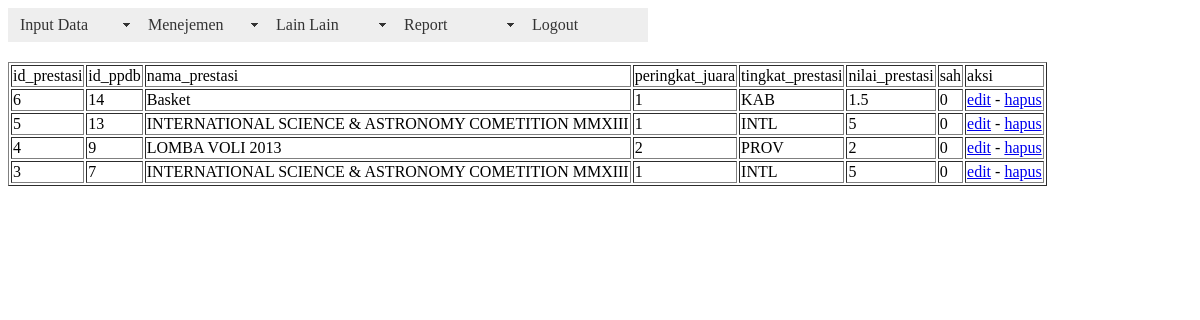
Page /panel/tampil_prestasi.php (signed in) on the committed database.
### tables this page shows
CREATE TABLE IF NOT EXISTS `ppdb_prestasi` (
  `id_prestasi` int(10) NOT NULL AUTO_INCREMENT,
  `id_ppdb` int(10) NOT NULL,
  `nama_prestasi` varchar(200) NOT NULL,
  `peringkat_juara` int(5) NOT NULL,
  `tingkat_prestasi` varchar(200) NOT NULL,
  `nilai_prestasi` double NOT NULL,
  `sah` tinyint(1) NOT NULL DEFAULT '0',
  PRIMARY KEY (`id_prestasi`)
);

### panel/tampil_prestasi.php (the view, shortened to what this page needs)
<?php require_once('../Connections/connect.php'); ?>
<?php require_once('../inc/header.php'); ?>
<?php
$query_ppdb_prestasi = "SELECT * FROM ppdb_prestasi ORDER BY id_prestasi DESC";
$ppdb_prestasi = mysql_query($query_ppdb_prestasi, $connect) or die(mysql_error());
$row_ppdb_prestasi = mysql_fetch_assoc($ppdb_prestasi);
?>
<!DOCTYPE html PUBLIC "-//W3C//DTD XHTML 1.0 Transitional//EN" "http://www.w3.org/TR/xhtml1/DTD/xhtml1-transitional.dtd">
<html xmlns="http://www.w3.org/1999/xhtml">
<head>
</head>
<body>
<table border="1">
  <tr>
    <td>id_prestasi</td>
    <td>id_ppdb</td>
    <td>nama_prestasi</td>
    <td>peringkat_juara</td>
    <td>tingkat_prestasi</td>
    <td>nilai_prestasi</td>
    <td>sah</td>
    <td>aksi</td>
  </tr>
  <?php do { ?>
    <tr>
      <td><?php echo $row_ppdb_prestasi['id_prestasi']; ?></td>
      <td><?php echo $row_ppdb_prestasi['id_ppdb']; ?></td>
      <td><?php echo $row_ppdb_prestasi['nama_prestasi']; ?></td>
      <td><?php echo $row_ppdb_prestasi['peringkat_juara']; ?></td>
      <td><?php echo $row_ppdb_prestasi['tingkat_prestasi']; ?></td>
      <td><?php echo $row_ppdb_prestasi['nilai_prestasi']; ?></td>
      <td><?php echo $row_ppdb_prestasi['sah']; ?></td>
      <td><a href="edit_prestasi.php?id=<?php echo $row_ppdb_prestasi['id_prestasi']; ?>">edit</a> - <a href="hapus_prestasi.php?id=<?php echo $row_ppdb_prestasi['id_prestasi']; ?>">hapus</a></td>
    </tr>
    <?php } while ($row_ppdb_prestasi = mysql_fetch_assoc($ppdb_prestasi)); ?>
</table>
</body>
</html>

### rows in the picture
ppdb_prestasi: id_prestasi "6", id_ppdb "14", nama_prestasi "Basket", peringkat_juara "1", tingkat_prestasi "KAB", nilai_prestasi "1.5", sah "0"
ppdb_prestasi: id_prestasi "5", id_ppdb "13", nama_prestasi "INTERNATIONAL SCIENCE & ASTRONOMY COMETITION MMXIII", peringkat_juara "1", tingkat_prestasi "INTL", nilai_prestasi "5", sah "0"
ppdb_prestasi: id_prestasi "4", id_ppdb "9", nama_prestasi "LOMBA VOLI 2013", peringkat_juara "2", tingkat_prestasi "PROV", nilai_prestasi "2", sah "0"
ppdb_prestasi: id_prestasi "3", id_ppdb "7", nama_prestasi "INTERNATIONAL SCIENCE & ASTRONOMY COMETITION MMXIII", peringkat_juara "1", tingkat_prestasi "INTL", nilai_prestasi "5", sah "0"
